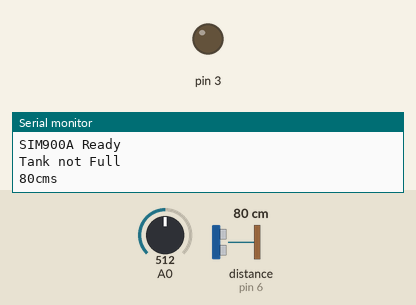
This sketch was run on a simulated Arduino Uno, built with avr-gcc and run on an emulated ATmega328P. Parts: output pins drawn as LEDs (lit = HIGH), the last lines printed to the serial monitor. Wiring (inferred from the names in the program): ultrasonic range finder: trigger pin 7; echo pin 6. The inputs (shaded band) are chosen by the test bench; at power-on: distance to the obstacle (sensor on pin 6) 80 cm, A0 = 512. The echo pulse lasts 58.3 µs per cm; the modem accepts every AT command (registered, SIM ready, sends succeed) and sends nothing else; pins used as bus, display or sensor lines are not drawn.

Above: at 1.3 s.
1.4 s: distance to the obstacle (sensor on pin 6) set to 8 cm
14.4 s: distance to the obstacle (sensor on pin 6) set to 5 cm
At 24.5 s:
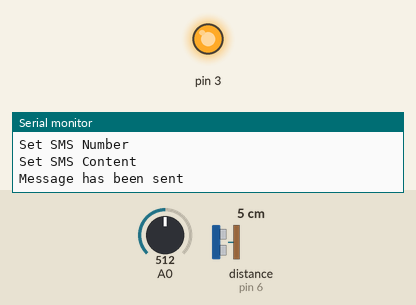
Timing chart, 0 to 26.0 s (numbered marks = the images above; inputs shaded):
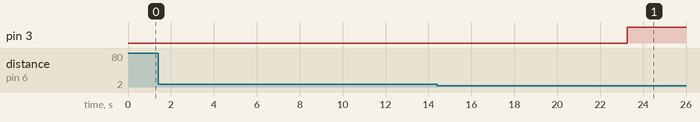

Measured:
- the behaviour switches between 7 and 6 cm on distance to the obstacle (sensor on pin 6) (found by bisection; images 0 and 1)
- after the input at 14.4 s, pin 3: LOW → HIGH after 8.9 s

The sketch:

Rain_1.ino
```cpp
#include <SoftwareSerial.h>
SoftwareSerial SIM900A(10,11); //TX=10,RX=11
const int pingPin = 7; // Trigger Pin of Ultrasonic Sensor
const int echoPin = 6; // Echo Pin of Ultrasonic Sensor

void setup() {
Serial.begin(9600);
pinMode(3,OUTPUT);
SIM900A.begin(9600);
Serial.println ("SIM900A Ready");
delay(100);
//Serial.println ("Type s to send message or r to receive message");
}

void loop() {
  int sensorValue = analogRead(A0);
  long duration, inches, cm;
   pinMode(pingPin, OUTPUT);
   digitalWrite(pingPin, LOW);
   delayMicroseconds(2);
   digitalWrite(pingPin, HIGH);
   delayMicroseconds(10);
   digitalWrite(pingPin, LOW);
   pinMode(echoPin, INPUT);
   duration = pulseIn(echoPin, HIGH);
   inches = microsecondsToInches(duration);
   cm = microsecondsToCentimeters(duration);
  //Serial.println(sensorValue);
  if(sensorValue<1000 && cm<=5 )
  {
    Serial.println("Tank Full");
    SendMessage_Full();
    digitalWrite(3,HIGH);
    delay(10000);

  }
  else
  {
    Serial.println("Tank not Full");
    //delay(10000);
    //SendMessage_cm(cm);
    digitalWrite(3,LOW);
  }
Serial.print(cm);
Serial.print("cms");
delay(10000);

 if (SIM900A.available()>0){
  RecieveMessage();
  if( SIM900A.read()=='c'){
    SendMessage_Test();
  }
 }

}


long microsecondsToCentimeters(long microseconds) {
   return microseconds / 29 / 2;
}

 void SendMessage_Full()
{
  Serial.println ("Sending Message");
  SIM900A.println("AT+CMGF=1");    //Sets the GSM Module in Text Mode
  delay(1000);
  Serial.println ("Set SMS Number");
  SIM900A.println("AT+CMGS=\"+917564954597\"\r"); //Mobile phone number to send message
  delay(1000);
  Serial.println ("Set SMS Content");
  SIM900A.println("OFF !!!");// Messsage content
  delay(100);
  //Serial.println ("Finish");
  SIM900A.println((char)26);// ASCII code of CTRL+Z
  delay(1000);
  Serial.println ("Message has been sent");
}

void SendMessage_cm(long cm)
{
  Serial.println ("Sending Message");
  SIM900A.println("AT+CMGF=1");    //Sets the GSM Module in Text Mode
  delay(1000);
  Serial.println ("Set SMS Number");
  SIM900A.println("AT+CMGS=\"+917564954597\"\r"); //Mobile phone number to send message
  delay(1000);
  Serial.println ("Set SMS Content");
  SIM900A.println(cm);// Messsage content
  delay(100);
  Serial.println ("Finish");
  SIM900A.println((char)26);// ASCII code of CTRL+Z
  delay(1000);
  Serial.println ("Message has been sent");
}
void SendMessage_Test()
{
  Serial.println ("Sending Message");
  SIM900A.println("AT+CMGF=1");    //Sets the GSM Module in Text Mode
  delay(1000);
  Serial.println ("Set SMS Number");
  SIM900A.println("AT+CMGS=\"+919693440630\"\r"); //Mobile phone number to send message
  delay(1000);
  Serial.println ("Set SMS Content");
  SIM900A.println("Test!!!");// Messsage content
  delay(100);
  Serial.println ("Finish");
  SIM900A.println((char)26);// ASCII code of CTRL+Z
  delay(1000);
  Serial.println ("Message has been sent");
}

 void RecieveMessage()
{
  Serial.println ("SIM900A receiving SMS");
  delay (1000);
  SIM900A.println("AT+CNMI=2,2,0,0,0"); // AT Command to receive a live SMS
  delay(1000);
  Serial.write ("Unread Message done");
 }

long microsecondsToInches(long microseconds) {
   return microseconds / 74 / 2;
}
```
